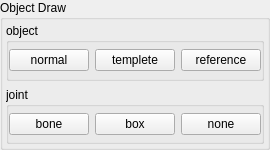
               <widget class="QGroupBox" name="groupBox">
                <property name="minimumSize">
                 <size>
                  <width>0</width>
                  <height>150</height>
                 </size>
                </property>
                <property name="maximumSize">
                 <size>
                  <width>16777215</width>
                  <height>150</height>
                 </size>
                </property>
                <property name="title">
                 <string>Object Draw </string>
                </property>
                <layout class="QVBoxLayout" name="verticalLayout_13">
                 <property name="leftMargin">
                  <number>3</number>
                 </property>
                 <property name="topMargin">
                  <number>3</number>
                 </property>
                 <property name="rightMargin">
                  <number>3</number>
                 </property>
                 <property name="bottomMargin">
                  <number>3</number>
                 </property>
                 <item>
                  <widget class="QGroupBox" name="objectDraw_Gb">
                   <property name="title">
                    <string>object</string>
                   </property>
                   <layout class="QHBoxLayout" name="horizontalLayout_8">
                    <property name="leftMargin">
                     <number>0</number>
                    </property>
                    <property name="topMargin">
                     <number>0</number>
                    </property>
                    <property name="rightMargin">
                     <number>0</number>
                    </property>
                    <property name="bottomMargin">
                     <number>0</number>
                    </property>
                    <item>
                     <widget class="QPushButton" name="drawNormalObj_Btn">
                      <property name="text">
                       <string>normal</string>
                      </property>
                     </widget>
                    </item>
                    <item>
                     <widget class="QPushButton" name="drawTempleteObj_Btn">
                      <property name="text">
                       <string>templete</string>
                      </property>
                     </widget>
                    </item>
                    <item>
                     <widget class="QPushButton" name="drawReferenceObj_Btn">
                      <property name="text">
                       <string>reference</string>
                      </property>
                     </widget>
                    </item>
                   </layout>
                  </widget>
                 </item>
                 <item>
                  <widget class="QGroupBox" name="JntDraw_H">
                   <property name="title">
                    <string>joint</string>
                   </property>
                   <layout class="QHBoxLayout" name="horizontalLayout_9">
                    <property name="leftMargin">
                     <number>0</number>
                    </property>
                    <property name="topMargin">
                     <number>0</number>
                    </property>
                    <property name="rightMargin">
                     <number>0</number>
                    </property>
                    <property name="bottomMargin">
                     <number>0</number>
                    </property>
                    <item>
                     <widget class="QPushButton" name="drawBoneJnt_Btn">
                      <property name="text">
                       <string>bone</string>
                      </property>
                     </widget>
                    </item>
                    <item>
                     <widget class="QPushButton" name="drawBoxJnt_Btn">
                      <property name="text">
                       <string>box</string>
                      </property>
                     </widget>
                    </item>
                    <item>
                     <widget class="QPushButton" name="drawNoneJnt_Btn">
                      <property name="text">
                       <string>none</string>
                      </property>
                     </widget>
                    </item>
                   </layout>
                  </widget>
                 </item>
                </layout>
               </widget>
